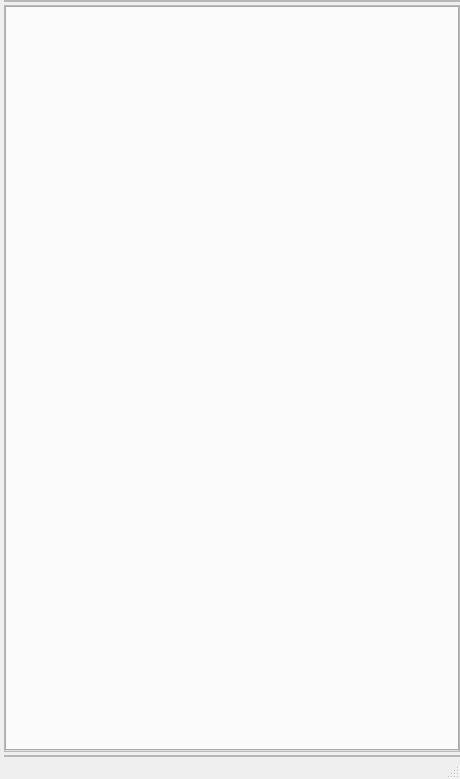
<?xml version="1.0" encoding="UTF-8"?>
<ui version="4.0">
 <class>MainWindow</class>
 <widget class="QMainWindow" name="MainWindow">
  <property name="geometry">
   <rect>
    <x>0</x>
    <y>0</y>
    <width>460</width>
    <height>779</height>
   </rect>
  </property>
  <property name="sizePolicy">
   <sizepolicy hsizetype="Expanding" vsizetype="Expanding">
    <horstretch>0</horstretch>
    <verstretch>0</verstretch>
   </sizepolicy>
  </property>
  <property name="windowTitle">
   <string>MainWindow</string>
  </property>
  <property name="iconSize">
   <size>
    <width>24</width>
    <height>24</height>
   </size>
  </property>
  <property name="documentMode">
   <bool>false</bool>
  </property>
  <property name="tabShape">
   <enum>QTabWidget::Rounded</enum>
  </property>
  <property name="dockNestingEnabled">
   <bool>false</bool>
  </property>
  <property name="unifiedTitleAndToolBarOnMac">
   <bool>false</bool>
  </property>
  <widget class="QWidget" name="base">
   <layout class="QVBoxLayout" name="base_layout">
    <property name="spacing">
     <number>3</number>
    </property>
    <property name="leftMargin">
     <number>4</number>
    </property>
    <property name="topMargin">
     <number>0</number>
    </property>
    <property name="rightMargin">
     <number>0</number>
    </property>
    <property name="bottomMargin">
     <number>0</number>
    </property>
    <item>
     <widget class="QFrame" name="top_frame">
      <property name="frameShape">
       <enum>QFrame::StyledPanel</enum>
      </property>
      <property name="frameShadow">
       <enum>QFrame::Raised</enum>
      </property>
      <layout class="QVBoxLayout" name="top_frame_layout">
       <property name="spacing">
        <number>0</number>
       </property>
       <property name="leftMargin">
        <number>0</number>
       </property>
       <property name="topMargin">
        <number>0</number>
       </property>
       <property name="rightMargin">
        <number>0</number>
       </property>
       <property name="bottomMargin">
        <number>0</number>
       </property>
      </layout>
     </widget>
    </item>
    <item>
     <widget class="QFrame" name="mid_frame">
      <property name="sizePolicy">
       <sizepolicy hsizetype="Expanding" vsizetype="Expanding">
        <horstretch>0</horstretch>
        <verstretch>0</verstretch>
       </sizepolicy>
      </property>
      <property name="frameShape">
       <enum>QFrame::StyledPanel</enum>
      </property>
      <property name="frameShadow">
       <enum>QFrame::Raised</enum>
      </property>
      <layout class="QVBoxLayout" name="mid_frame_layout">
       <property name="spacing">
        <number>0</number>
       </property>
       <property name="leftMargin">
        <number>0</number>
       </property>
       <property name="topMargin">
        <number>0</number>
       </property>
       <property name="rightMargin">
        <number>0</number>
       </property>
       <property name="bottomMargin">
        <number>0</number>
       </property>
       <item>
        <widget class="QTabWidget" name="tabWidget">
         <property name="sizePolicy">
          <sizepolicy hsizetype="Expanding" vsizetype="Expanding">
           <horstretch>0</horstretch>
           <verstretch>0</verstretch>
          </sizepolicy>
         </property>
         <property name="font">
          <font>
           <pointsize>10</pointsize>
          </font>
         </property>
         <property name="tabPosition">
          <enum>QTabWidget::West</enum>
         </property>
         <property name="tabShape">
          <enum>QTabWidget::Triangular</enum>
         </property>
         <property name="currentIndex">
          <number>-1</number>
         </property>
         <property name="documentMode">
          <bool>false</bool>
         </property>
         <property name="tabsClosable">
          <bool>true</bool>
         </property>
         <property name="tabBarAutoHide">
          <bool>true</bool>
         </property>
        </widget>
       </item>
      </layout>
     </widget>
    </item>
    <item>
     <widget class="QFrame" name="bottom_frame">
      <property name="frameShape">
       <enum>QFrame::StyledPanel</enum>
      </property>
      <property name="frameShadow">
       <enum>QFrame::Raised</enum>
      </property>
      <layout class="QVBoxLayout" name="bottom_frame_layout">
       <property name="spacing">
        <number>0</number>
       </property>
       <property name="leftMargin">
        <number>0</number>
       </property>
       <property name="topMargin">
        <number>0</number>
       </property>
       <property name="rightMargin">
        <number>0</number>
       </property>
       <property name="bottomMargin">
        <number>0</number>
       </property>
      </layout>
     </widget>
    </item>
   </layout>
  </widget>
  <widget class="QStatusBar" name="statusbar"/>
 </widget>
 <resources/>
 <connections/>
</ui>
